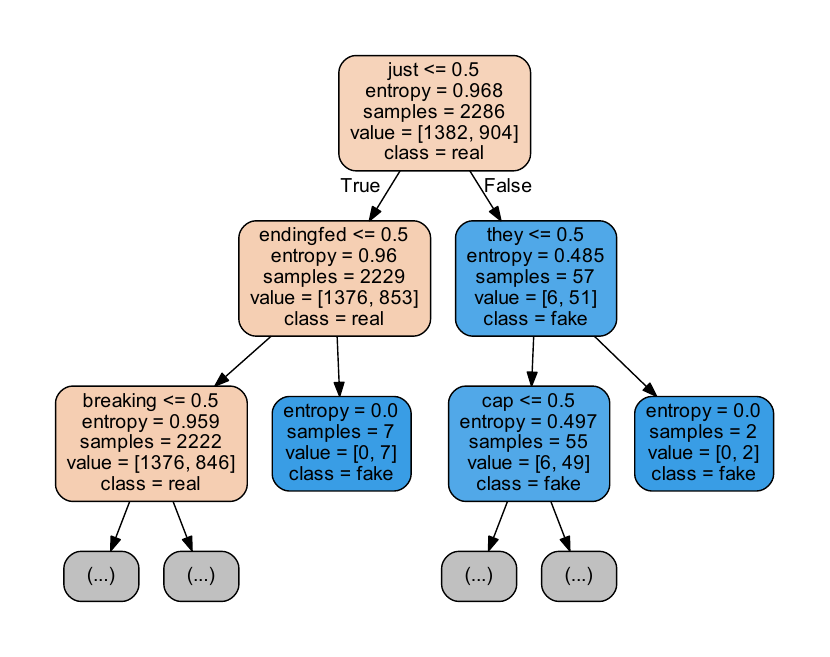

Write Python code to recreate this figure.
import itertools
import pickle

import graphviz
import matplotlib.pyplot as plt
import numpy as np
from sklearn import tree


def initialize_tree(settings):
    return tree.DecisionTreeClassifier(
        random_state=11, max_depth=settings[0], max_features=settings[1],
        criterion=settings[2], splitter=settings[3],
        min_samples_leaf=settings[4], min_samples_split=settings[5]
    )


def choose_setting(data):
    max_depth = [50, 100, 150, 200, 250, 300, 400, 500]
    max_features = [50, 100, 300, 1000, data[0][0].shape[1]]
    criterion = ['gini', 'entropy']
    splitter = ['best', 'random']
    min_samples_leaf = [1, 2, 3, 5, 7, 10]
    min_samples_split = [2, 3, 5, 7, 10]

    setting_options = itertools.product(
        max_depth, max_features, criterion, splitter, min_samples_leaf,
        min_samples_split
    )
    best_settings = []
    best_acc = -np.inf

    for settings in setting_options:
        print('Testing {:4}, {:4}, {:7}, {:6}, {:2}, {:2} '.format(*settings),
              end='')
        clf = initialize_tree(settings)
        clf.fit(data[0][0], data[0][1])
        accuracy = np.mean(clf.predict(data[1][0]) == data[1][1])
        print('\t\t\tAchieved Accuracy = {:%}'.format(accuracy))
        if accuracy > best_acc:
            best_settings = [settings]
            best_acc = accuracy
        elif accuracy == best_acc:
            best_settings.append(settings)

    return best_settings


def display_max_depth_effect(data, settings):
    train_accuracy = []
    valid_accuracy = []
    depths = sorted(list(set(np.exp2(np.arange(100) / 12).astype(int))))
    settings = list(settings)
    for d in depths:
        settings[0] = d
        clf = initialize_tree(settings)
        clf.fit(data[0][0], data[0][1])
        train_accuracy.append(np.mean(clf.predict(data[0][0]) == data[0][1]))
        valid_accuracy.append(np.mean(clf.predict(data[1][0]) == data[1][1]))

    plt.plot(depths, train_accuracy)
    plt.plot(depths, valid_accuracy)
    plt.xlabel('Maximum Depth')
    plt.ylabel('Accuracy')
    plt.legend(('Training', 'Validation'))
    plt.savefig('q7.png')
    plt.show()


def build_model(data, settings_loc='decision_tree_settings.pkl'):
    try:
        with open(settings_loc, 'rb') as f:
            settings = pickle.load(f)
    except IOError:
        settings = choose_setting(data)
        with open(settings_loc, 'wb') as f:
            pickle.dump(settings, f)

    print('Best settings are:', end='\n\t')
    print(*settings, sep='\n\t')
    print('Please enter the number coressponding to your choice:', end='\n\t')
    settings = settings[int(input())]

    clf = initialize_tree(settings)
    clf.fit(data[0][0], data[0][1])

    accuracy = np.mean(clf.predict(data[0][0]) == data[0][1])
    print('Training Accuracy: {:f}'.format(accuracy))
    accuracy = np.mean(clf.predict(data[1][0]) == data[1][1])
    print('Validation Accuracy: {:f}'.format(accuracy))
    accuracy = np.mean(clf.predict(data[2][0]) == data[2][1])
    print('Testing Accuracy: {:f}'.format(accuracy))

    display_max_depth_effect(data, settings)

    return clf


def display_graph(clf, keywords, max_depth=2):
    dot_data = tree.export_graphviz(clf, out_file=None, max_depth=max_depth,
                                    feature_names=keywords,
                                    class_names=['real', 'fake'], rounded=True,
                                    filled=True)
    graph = graphviz.Source(dot_data)
    graph.render("decision_tree")


def mutual_information_to_output(data, word):
    def entropy(a):
        pa = np.mean(a)
        return -pa * np.log2(pa) - (1 - pa) * np.log2(1 - pa)

    present = data[0].T[word].toarray().astype(bool)[0]
    not_present = np.logical_not(present)
    label = data[1]

    return entropy(label) - \
           np.mean(present) * entropy(label[present]) - \
           np.mean(not_present) * entropy(label[not_present])